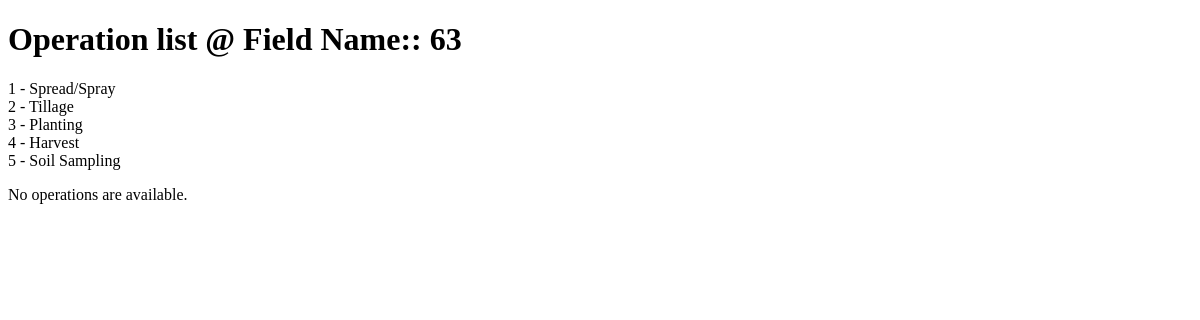
The app's page /acrelog/9/, older data.
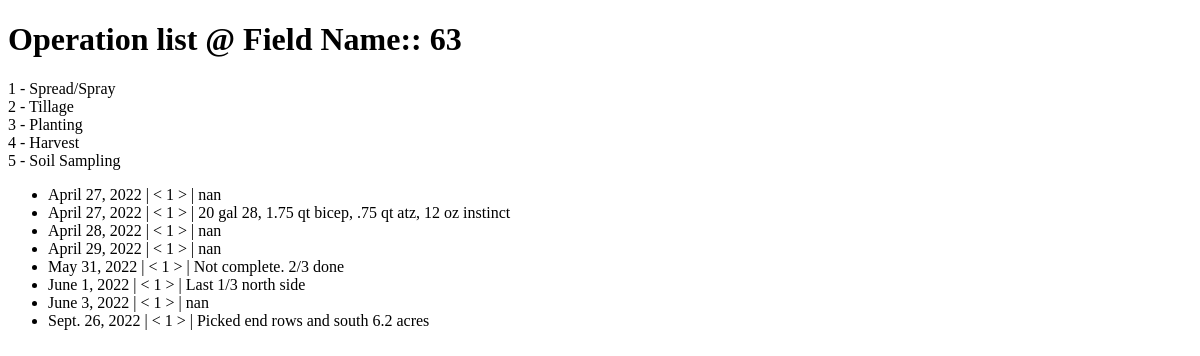
The same page, newer data.
### acrelog/models.py (models this page shows, shortened)
class log(models.Model):
    location = models.ForeignKey(location, on_delete=models.CASCADE)
    event = models.ForeignKey(event, on_delete=models.CASCADE)
    operator = models.ForeignKey(operator, on_delete=models.CASCADE)
    date = models.DateTimeField(default=datetime.now, blank=True)
    note = models.TextField()
    def __str__(self):
        return self.date.strftime('%Y-%m-%d') + ' : ' + self.location.location_name

class event(models.Model):
    date = models.DateTimeField(default=datetime.now, blank=True)
    event = models.CharField(choices=EVENT_TYPES, max_length=50)
    note = models.TextField()

### acrelog/views.py (the view)
# urls.py: path('<int:location_id>/', views.fields, name='fields'),
def fields(request, location_id):
    logs = log.objects.filter(location=location_id)
    print (logs)
    field = location.objects.get(pk=location_id)
    context = {'field':field, 'logs': logs}
    return render(request, 'fields.html', context)

### acrelog/templates/fields.html (shortened to what this page needs)
<!DOCTYPE html>
<html>
<head>
</head>
<body>
    <h1>Operation list @ Field Name:: {{ field.location_name }}</h1>
    1 - Spread/Spray
    <br>
    2 - Tillage
    <br>
    3 - Planting
    <br>
    4 - Harvest
    <br>
    5 - Soil Sampling
    <br>
    {% if logs %}
        <ul>
            {% for log in logs %}
                <li>{{ log.date.date }} | < {{ log.event.event }} > | {{log.note}}</li>
            {% endfor %}
        </ul>
    {% else %}
        <p>No operations are available.</p>
    {% endif %}
</body>
</html>

Row changes from the older to the newer data that the page shows:
added log: date "April 27, 2022", event.event "1", note "nan"
added log: date "April 27, 2022", event.event "1", note "20 gal 28, 1.75 qt bicep, .75 qt atz, 12 oz instinct"
added log: date "April 28, 2022", event.event "1", note "nan"
added log: date "April 29, 2022", event.event "1", note "nan"
added log: date "May 31, 2022", event.event "1", note "Not complete. 2/3 done"
added log: date "June 1, 2022", event.event "1", note "Last 1/3 north side"
added log: date "June 3, 2022", event.event "1", note "nan"
added log: date "Sept. 26, 2022", event.event "1", note "Picked end rows and south 6.2 acres"
Text that changed along with them:
text no longer shown: "No operations are available."
